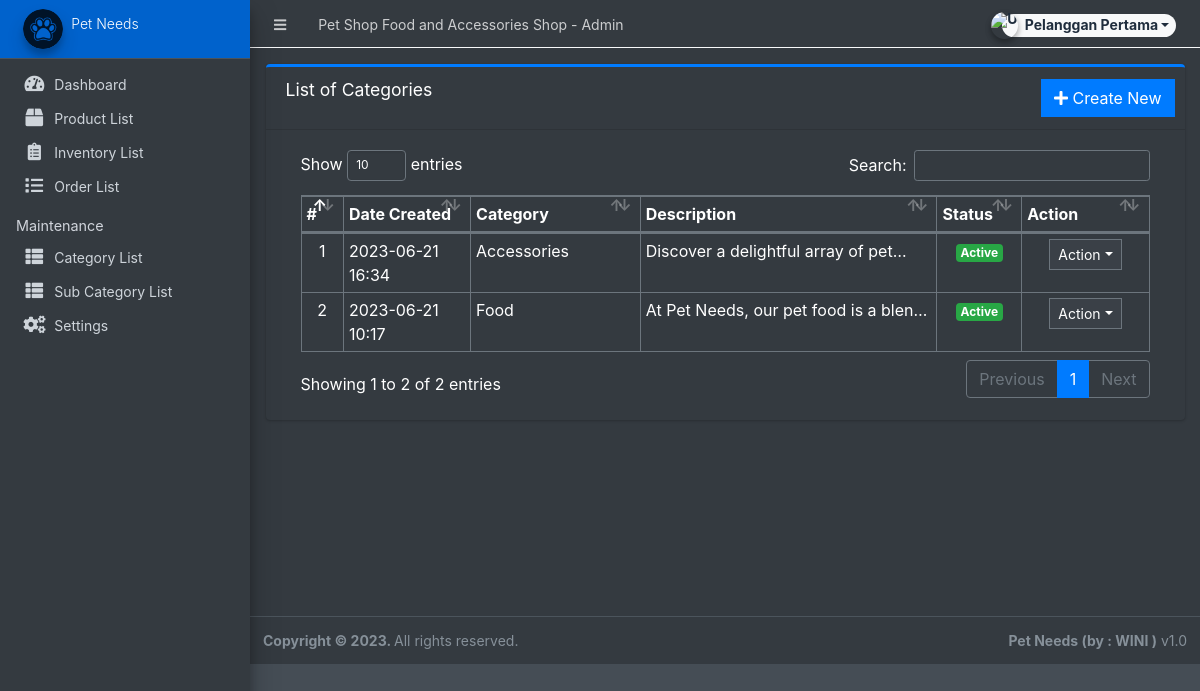
Screenshot of /admin/?page=maintenance/category (signed in) with the database file from the repository.
### tables this page shows
CREATE TABLE `categories` (
  `id` int(30) NOT NULL,
  `category` varchar(250) NOT NULL,
  `description` text DEFAULT NULL,
  `status` tinyint(1) NOT NULL DEFAULT 1,
  `date_created` datetime NOT NULL DEFAULT current_timestamp()
);

### admin/maintenance/category.php (the view, shortened to what this page needs)
<div class="card card-outline card-primary">
	<div class="card-header">
		<h3 class="card-title">List of Categories</h3>
		<div class="card-tools">
			<a href="?page=maintenance/manage_category" class="btn btn-flat btn-primary"><span class="fas fa-plus"></span>  Create New</a>
		</div>
	</div>
	<div class="card-body">
		<div class="container-fluid">
        <div class="container-fluid">
			<table class="table table-bordered table-stripped">
				<colgroup>
					<col width="5%">
					<col width="15%">
					<col width="20%">
					<col width="35%">
					<col width="10%">
					<col width="15%">
				</colgroup>
				<thead>
					<tr>
						<th>#</th>
						<th>Date Created</th>
						<th>Category</th>
						<th>Description</th>
						<th>Status</th>
						<th>Action</th>
					</tr>
				</thead>
				<tbody>
					<?php
					$i = 1;
						$qry = $conn->query("SELECT * from `categories` order by unix_timestamp(date_created) desc ");
						while($row = $qry->fetch_assoc()):
                            $row['description'] = strip_tags(stripslashes(html_entity_decode($row['description'])));
					?>
						<tr>
							<td class="text-center"><?php echo $i++; ?></td>
							<td><?php echo date("Y-m-d H:i",strtotime($row['date_created'])) ?></td>
							<td><?php echo $row['category'] ?></td>
							<td ><p class="truncate-1 m-0"><?php echo $row['description'] ?></p></td>
							<td class="text-center">
                                <?php if($row['status'] == 1): ?>
                                    <span class="badge badge-success">Active</span>
                                <?php else: ?>
                                    <span class="badge badge-danger">Inactive</span>
                                <?php endif; ?>
                            </td>
							<td align="center">
								 <button type="button" class="btn btn-flat btn-default btn-sm dropdown-toggle dropdown-icon" data-toggle="dropdown">
				                  		Action
				                  </button>
							</td>
						</tr>
					<?php endwhile; ?>
				</tbody>
			</table>
		</div>
		</div>
	</div>
</div>

### rows the page displays
categories: date_created "2023-06-21 16:34", category "Accessories", description "Discover a delightful array of…", status "Active"
categories: date_created "2023-06-21 10:17", category "Food", description "At Pet Needs, our pet food is a…", status "Active"

### other values shown
$_settings->info('name') "Pet Shop Food and Accessories Shop"
$_settings->userdata('firstname').' '.$_settings->userdata('lastname') "Pelanggan Pertama"
$_settings->info('short_name') "Pet Needs"
